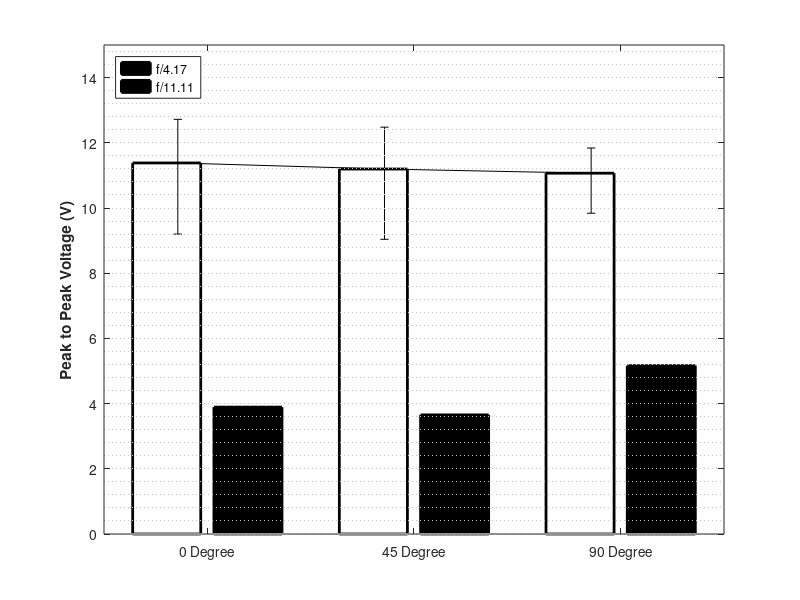

The MATLAB script that drew this image: (Note: this script raises an error after producing the figure.)
clc;clear;close all;

% v_pk_0d = [4.48 7.96 6.068979592];
% v_pk_45d = [4.88 7.6 6.274];
% v_pk_90d = [4.72 7.56 6.204];

% v_pk_0d = [7.04 10.16 8.5164];
% v_pk_45d = [6.96 10.8 8.8197];
% v_pk_90d = [7.2 10.96 9.0133];

v_pk_0d = [9.2 12.72 11.3822];
v_pk_45d = [9.04 12.48 11.19534653];
v_pk_90d = [9.84 11.84 11.0678];

% v_pk_0d = [10.96 12.88 11.9427];
% v_pk_45d = [10.72 12.8 11.894];
% v_pk_90d = [10.95 12.72 12.1691];



% v_pk_0d2 = [0.92 2 1.2936];
% v_pk_45d2 = [0.94 1.64 1.234];
% v_pk_90d2 = [0.96 1.94 1.352929293];

% v_pk_0d2 = [1.18 2.6 1.8776];
% v_pk_45d2 = [1.82 3.2 2.4492];
% v_pk_90d2 = [1.74 4.8 3.618415842];

v_pk_0d2 = [3.12 4.84 3.8928];
v_pk_45d2 = [2.76 4.52 3.6544];
v_pk_90d2 = [4.32 6.2 5.164];

% v_pk_0d2 = [3.44 5.4 4.3432];
% v_pk_45d2 = [4.08 6.16 4.8616];
% v_pk_90d2 = [6.04 8.6 7.182970297];

avg_v_pk_0d = v_pk_0d(3);
avg_v_pk_45d = v_pk_45d(3);
avg_v_pk_90d = v_pk_90d(3);
avg_v_pk_0d2 = v_pk_0d2(3);
avg_v_pk_45d2 = v_pk_45d2(3);
avg_v_pk_90d2 = v_pk_90d2(3);
data = [avg_v_pk_0d avg_v_pk_0d2 
    avg_v_pk_45d avg_v_pk_45d2
    avg_v_pk_90d avg_v_pk_90d2];

err_high = [(v_pk_0d(1,2)-avg_v_pk_0d) (v_pk_0d2(1,2)-avg_v_pk_0d2)
    (v_pk_45d(1,2)-avg_v_pk_45d) (v_pk_45d2(1,2)-avg_v_pk_45d2)
    (v_pk_90d(1,2)-avg_v_pk_90d) (v_pk_90d2(1,2)-avg_v_pk_90d2)];

err_low = [ (avg_v_pk_0d-v_pk_0d(1,1)) (avg_v_pk_0d2-v_pk_0d2(1,1))
    (avg_v_pk_45d-v_pk_45d(1,1)) (avg_v_pk_45d2-v_pk_45d2(1,1))
    (avg_v_pk_90d-v_pk_90d(1,1)) (avg_v_pk_90d2-v_pk_90d2(1,1))];

figure;
r = bar(data,'BarWidth',0.85,'FaceColor','flat','LineWidth',2);
set (gca,'YMinorGrid','on');
xticklabels ({'0 Degree','45 Degree', '90 Degree'});
ylabel('Peak to Peak Voltage (V)', 'FontSize', 11,'Fontweight','bold');
%title('35 mJ', 'FontSize', 11);
ylim ([0,15]);
legend('f/4.17','f/11.11', 'FontSize', 9,'Location','northwest')
hold on

% Find the number of groups and the number of bars in each group
[ngroups, nbars] = size(data);
% Calculate the width for each bar group
groupwidth = min(0.8, nbars/(nbars + 1.5));

for i = 1:nbars
    % Calculate center of each bar
    x = (1:ngroups) - groupwidth/2 + (2*i-1) * groupwidth / (2*nbars);
    errorbar(x, data(:,i), err_low(:,i),err_high(:,i), 'k', 'linestyle', 'none', 'HandleVisibility','off','LineWidth',1);
end
hold off



% f=figure;
% axes1 = axes('Parent',f);
% hold(axes1,'on');
% box(axes1,'on');
% set(axes1,'LineWidth',1.2);
% rr = bar(x,data,0.7,'FaceColor','flat','LineWidth',1.5);
% rr.CData(1,:) = [0.8500 0.3250 .0980];
% rr.CData(2,:) = [0.9290 0.6940 .1250];
% rr.CData(3,:) = [0 1 0];
% set (gca,'YMinorGrid','on');
% xticklabels ({'0 Degree','45 Degree', '90 Degree'});
% ylabel('Peak to Peak Voltage (V)', 'FontSize', 11,'Fontweight','bold');
% title('~65 mJ', 'FontSize', 11);
% ylim ([0,15]);
% %legend('0 Degree','45 Degree', '90 Degree')
% hold on

% err_high = [(max(v_pk_0d)-avg_v_pk_0d)+(max(v_pk_0d2)-avg_v_pk_0d2) (avg_v_pk_0d-min(v_pk_0d))+(avg_v_pk_0d2-min(v_pk_0d2))
%     (max(v_pk_45d)-avg_v_pk_45d)+(max(v_pk_45d2)-avg_v_pk_45d2) (avg_v_pk_45d-min(v_pk_45d))+(avg_v_pk_45d2-min(v_pk_45d2))
%     (max(v_pk_90d)-avg_v_pk_90d)+(max(v_pk_90d2)-avg_v_pk_90d2) (avg_v_pk_90d-min(v_pk_90d))+(avg_v_pk_90d2-min(v_pk_90d2))];
% err_low = [ (avg_v_pk_0d-min(v_pk_0d)) (avg_v_pk_0d2-min(v_pk_0d2))
%     (avg_v_pk_45d-min(v_pk_45d)) (avg_v_pk_45d2-min(v_pk_45d2))
%     (avg_v_pk_90d-min(v_pk_90d)) (avg_v_pk_90d2-min(v_pk_90d2))];
% % err_high2 = [(max(v_pk_0d2)-avg_v_pk_0d2) (max(v_pk_45d2)-avg_v_pk_45d2) (max(v_pk_90d2)-avg_v_pk_90d2)];
% % err_low2 = [ (avg_v_pk_0d2-min(v_pk_0d2)) (avg_v_pk_45d2-min(v_pk_45d2)) (avg_v_pk_90d2-min(v_pk_90d2))];
% 
% er = errorbar(x,data,err_low,err_high);
% er.Color = [0 0 0];
% er.LineStyle = 'none';
% er.LineWidth = 1;
